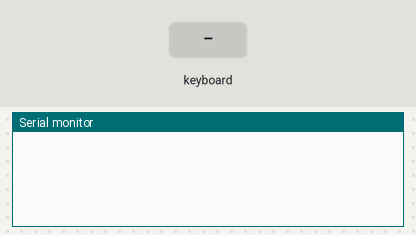
A sketch run on a simulated Arduino Mega 2560, built with avr-gcc and run on an emulated ATmega2560. Parts: the last lines printed to the serial monitor. The inputs (shaded band) are chosen by the test bench.

Above: at 1.2 s.
1.3 s: PS/2 keyboard text "1" received
At 2.5 s:
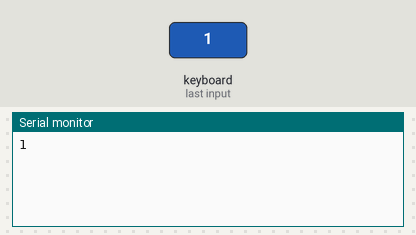
2.8 s: PS/2 keyboard text "a" received
At 4.0 s:
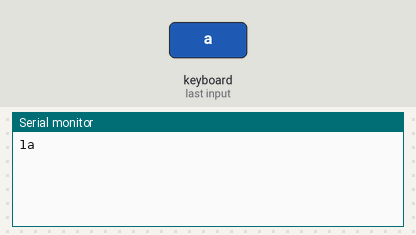

Measured:
- after the input at 1.3 s, the serial monitor: prints a new line at once (image 1)
- after the input at 2.8 s, the serial monitor: prints a new line at once (image 2)

The sketch:

keyboard_listener.ino
```cpp
// (licence header left out)
#include <SoftwareSerial.h>
#include <PS2Keyboard.h>
#include <Keypad.h>
///Number of rows in keypad
#define ROWS 4
///Number of columns in keypad
#define COLS 5
///Keypad layout
char keys[ROWS][COLS] = {
  {'7', '8', '9', '&', 'C'},
  {'4', '5', '6', 'X', '^'},
  {'1', '2', '3', 'F', 'v'},
  {'0', '.', 'Q', 'O', '/'}
};
///Pin map for rows for keypad
byte rowPins[ROWS] = {A0, A1, A2, A3};
///Pin map for columns for keypad
byte colPins[COLS] = {12, 11, 10, 9, 8};

///Create keypad instance
Keypad keypad = Keypad( makeKeymap(keys), rowPins, colPins, ROWS, COLS);

/// Create instance of SoftwareSerial class, RX on pin 50 (unused), TX on 4 pin
SoftwareSerial bs(50, 4);
///Create instance of PS2Keyboard class
PS2Keyboard scanner;

void setup() {
  ///start SoftwareSerial for keyboard
  bs.begin(9600);
  ///start Serial for barcode scanner
  Serial.begin(74880);
  ///start PS2keyboard for barcode scanner
  scanner.begin(2, 3);
}
///Counter for ":"
int cn = 0;
void loop() {
  ///Check if scanner is available
  if (scanner.available()) {
    ///get character from scanner
    char c = scanner.read();
    if (c != NULL) {

      if (c == PS2_ENTER) {
        Serial.println();
      } else if (c == PS2_TAB || c == PS2_ESC || c == PS2_PAGEDOWN ||
                 c == PS2_PAGEUP || c == PS2_LEFTARROW || c == PS2_LEFTARROW ||
                 c ==  PS2_UPARROW || c == PS2_DOWNARROW || c == PS2_DELETE);
      else {
        if (c != ':')
          Serial.write(c);
        else {
          cn++;
          Serial.print(c);
        }
        if (cn == 3) {
          Serial.println();
          cn = 0;
        }
      }
    }
  }
  ///get key from Keypad
  char key = keypad.getKey();
  if (key != NO_KEY) {
    bs.print(key);
  }
  ///wait some time
  delay(10);
}
```
